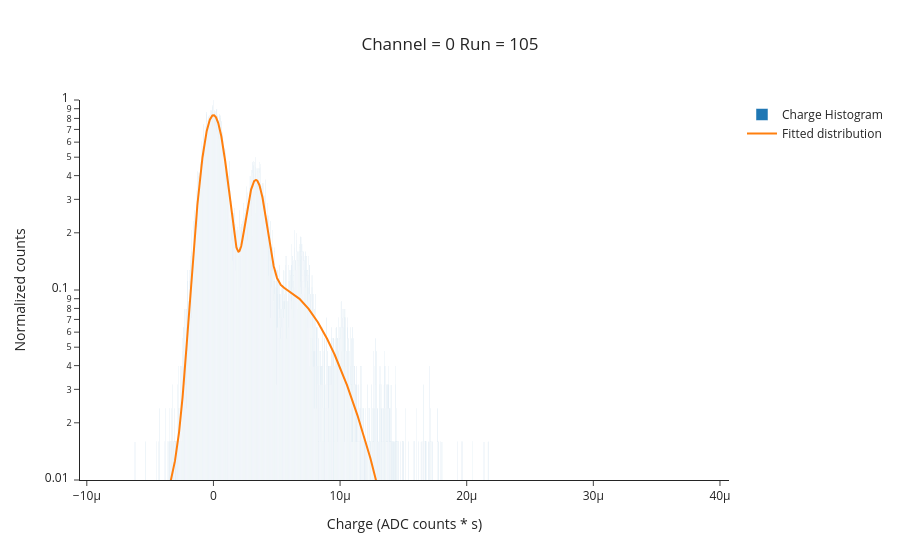

Notebook cell for this chart:
### Code cell
run=105;
fig1=go.Figure();
fig1.add_trace(go.Bar(x=edges[:-1],y=h/np.max(h),name='Charge Histogram',opacity=1))
fig1.add_trace(go.Scatter(x=edges,y=adjusted_distribution,name='Fitted distribution'))
fig1.update_yaxes(title='Normalized counts',type='log',range=(-2,0))
fig1.update_xaxes(title='Charge (ADC counts * s)',range=(np.min(Charge_R_3[ch]),np.max(Charge_R_3[ch])))
fig1.update_layout(title='Channel = '+str(ch)+' Run = '+str(run),title_x=0.5,bargap = 0,template='simple_white')
fig1.show()

### Figure 1 — Plotly figure (JSON) as saved in the notebook; plotly's stock layout.template omitted (floating-point values rounded to 4 significant figures; data arrays with more than 128 entries replaced by an {"elided": "..."} marker saying what was removed)
{"data": [{"name": "Charge Histogram", "opacity": 1, "type": "bar", "x": {"elided": "4000 float values"}, "y": {"elided": "4000 float values"}}, {"name": "Fitted distribution", "type": "scatter", "x": {"elided": "4001 float values"}, "y": {"elided": "4001 float values"}}], "layout": {"bargap": 0, "title": {"text": "Channel = 0 Run = 105", "x": 0.5}, "xaxis": {"range": [-1.054e-05, 4.071e-05], "title": {"text": "Charge (ADC counts * s)"}}, "yaxis": {"range": [-2, 0], "title": {"text": "Normalized counts"}, "type": "log"}}}
